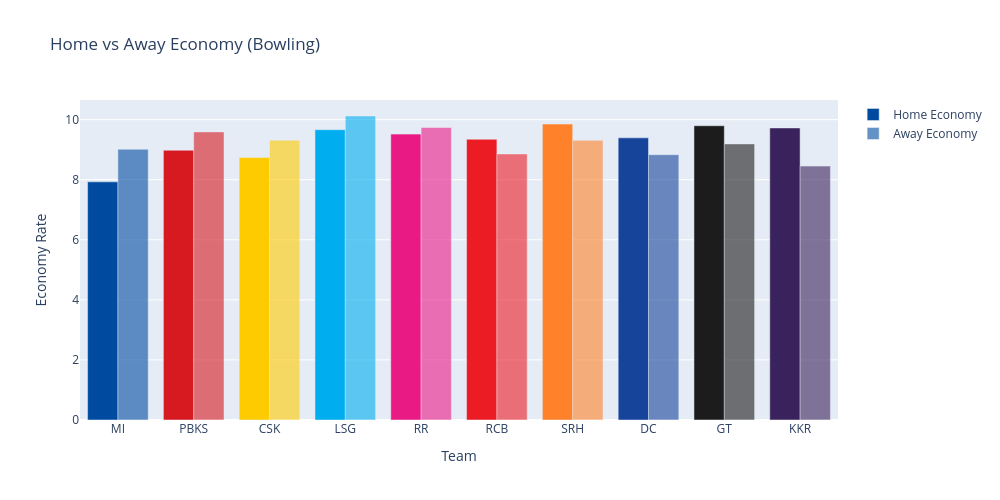

The notebook cell saved with this chart:
### Code cell
fig = go.Figure()

# Home Economy
fig.add_trace(go.Bar(
    x=bowl_piv["Team"],
    y=bowl_piv["Home_Econ"],
    name="Home Economy",
    marker_color=[TEAM_COLORS.get(t,"#888") for t in bowl_piv["Team"]]
))

# Away Economy
fig.add_trace(go.Bar(
    x=bowl_piv["Team"],
    y=bowl_piv["Away_Econ"],
    name="Away Economy",
    opacity=0.6,
    marker_color=[TEAM_COLORS.get(t,"#888") for t in bowl_piv["Team"]]
))

fig.update_layout(
    title="Home vs Away Economy (Bowling)",
    xaxis_title="Team",
    yaxis_title="Economy Rate",
    barmode="group",
    height=500,
    width=1000
)

fig.show()

### Figure 1 — Plotly figure (JSON) as saved in the notebook; plotly's stock layout.template omitted (floating-point values rounded to 4 significant figures)
{"data": [{"marker": {"color": ["#004BA0", "#D71920", "#FECB00", "#00AEEF", "#EA1A85", "#EC1C24", "#FF822A", "#17449B", "#1C1C1C", "#3A225D"]}, "name": "Home Economy", "type": "bar", "x": ["MI", "PBKS", "CSK", "LSG", "RR", "RCB", "SRH", "DC", "GT", "KKR"], "y": [7.93, 8.981, 8.737, 9.666, 9.519, 9.347, 9.853, 9.394, 9.797, 9.724]}, {"marker": {"color": ["#004BA0", "#D71920", "#FECB00", "#00AEEF", "#EA1A85", "#EC1C24", "#FF822A", "#17449B", "#1C1C1C", "#3A225D"]}, "name": "Away Economy", "opacity": 0.6, "type": "bar", "x": ["MI", "PBKS", "CSK", "LSG", "RR", "RCB", "SRH", "DC", "GT", "KKR"], "y": [9.015, 9.593, 9.317, 10.12, 9.739, 8.858, 9.311, 8.834, 9.193, 8.455]}], "layout": {"barmode": "group", "height": 500, "title": {"text": "Home vs Away Economy (Bowling)"}, "width": 1000, "xaxis": {"title": {"text": "Team"}}, "yaxis": {"title": {"text": "Economy Rate"}}}}
